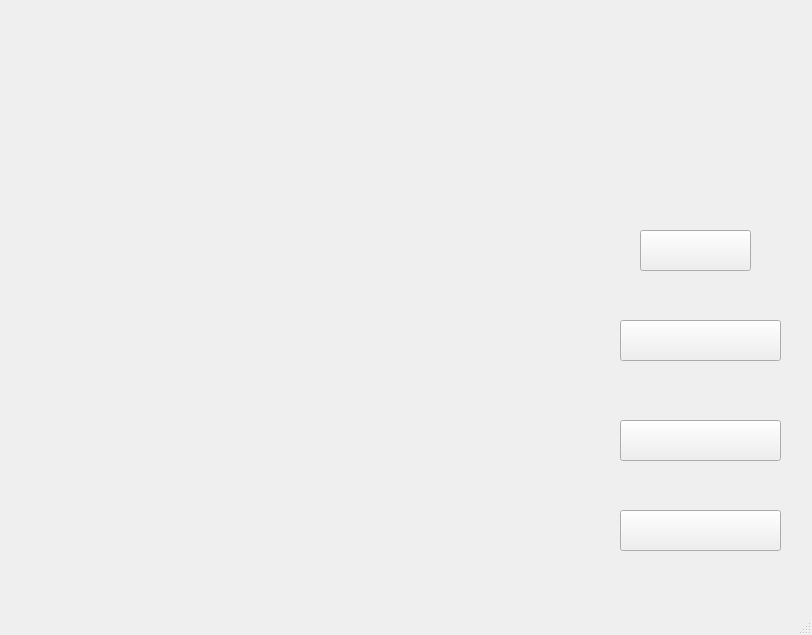
<?xml version="1.0" encoding="UTF-8"?>
<ui version="4.0">
 <class>MainWindow_01</class>
 <widget class="QMainWindow" name="MainWindow_01">
  <property name="geometry">
   <rect>
    <x>0</x>
    <y>0</y>
    <width>812</width>
    <height>635</height>
   </rect>
  </property>
  <property name="windowTitle">
   <string>MainWindow</string>
  </property>
  <widget class="QWidget" name="centralwidget">
   <widget class="QFrame" name="BackGround">
    <property name="geometry">
     <rect>
      <x>-50</x>
      <y>-70</y>
      <width>961</width>
      <height>771</height>
     </rect>
    </property>
    <property name="styleSheet">
     <string notr="true">#BackGround{

border-image: url(:/new/prefix1/image/background.jpg);
}</string>
    </property>
    <property name="frameShape">
     <enum>QFrame::StyledPanel</enum>
    </property>
    <property name="frameShadow">
     <enum>QFrame::Raised</enum>
    </property>
    <widget class="QPushButton" name="StartGame">
     <property name="geometry">
      <rect>
       <x>670</x>
       <y>490</y>
       <width>161</width>
       <height>41</height>
      </rect>
     </property>
     <property name="styleSheet">
      <string notr="true">color: qlineargradient(spread:pad, x1:0, y1:0, x2:1, y2:0, stop:0 rgba(0, 0, 0, 255), stop:1 rgba(255, 255, 255, 255));</string>
     </property>
     <property name="text">
      <string/>
     </property>
     <property name="icon">
      <iconset resource="image/bottom.qrc">
       <normaloff>:/new/prefix2/visitor.png</normaloff>:/new/prefix2/visitor.png</iconset>
     </property>
     <property name="iconSize">
      <size>
       <width>300</width>
       <height>100</height>
      </size>
     </property>
    </widget>
    <widget class="QPushButton" name="YongHu">
     <property name="geometry">
      <rect>
       <x>670</x>
       <y>390</y>
       <width>161</width>
       <height>41</height>
      </rect>
     </property>
     <property name="text">
      <string/>
     </property>
     <property name="icon">
      <iconset resource="image/bottom.qrc">
       <normaloff>:/new/prefix2/login.png</normaloff>:/new/prefix2/login.png</iconset>
     </property>
     <property name="iconSize">
      <size>
       <width>150</width>
       <height>40</height>
      </size>
     </property>
    </widget>
    <widget class="QPushButton" name="Rules">
     <property name="geometry">
      <rect>
       <x>690</x>
       <y>300</y>
       <width>111</width>
       <height>41</height>
      </rect>
     </property>
     <property name="styleSheet">
      <string notr="true">border-image: url(:/new/prefix1/image/bottons.qrc);</string>
     </property>
     <property name="text">
      <string/>
     </property>
     <property name="icon">
      <iconset resource="image/bottom.qrc">
       <normaloff>:/new/prefix2/help.png</normaloff>:/new/prefix2/help.png</iconset>
     </property>
     <property name="iconSize">
      <size>
       <width>300</width>
       <height>40</height>
      </size>
     </property>
    </widget>
    <widget class="QPushButton" name="Group">
     <property name="geometry">
      <rect>
       <x>670</x>
       <y>580</y>
       <width>161</width>
       <height>41</height>
      </rect>
     </property>
     <property name="text">
      <string/>
     </property>
     <property name="icon">
      <iconset resource="image/bottom.qrc">
       <normaloff>:/new/prefix2/ourteam.png</normaloff>:/new/prefix2/ourteam.png</iconset>
     </property>
     <property name="iconSize">
      <size>
       <width>150</width>
       <height>40</height>
      </size>
     </property>
    </widget>
    <zorder>Rules</zorder>
    <zorder>YongHu</zorder>
    <zorder>StartGame</zorder>
    <zorder>Group</zorder>
   </widget>
  </widget>
  <widget class="QMenuBar" name="menubar">
   <property name="geometry">
    <rect>
     <x>0</x>
     <y>0</y>
     <width>812</width>
     <height>21</height>
    </rect>
   </property>
  </widget>
  <widget class="QStatusBar" name="statusbar"/>
 </widget>
 <resources>
  <include location="image/bottom.qrc"/>
 </resources>
 <connections/>
</ui>
